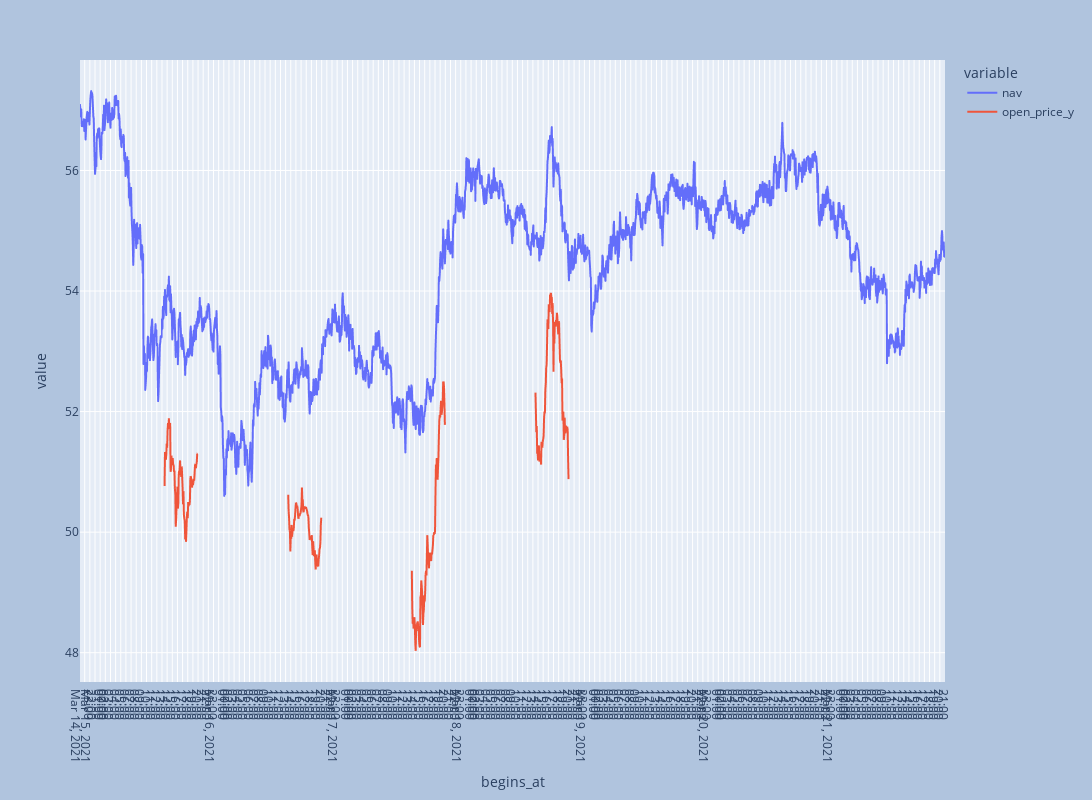

Notebook code cell kept with this figure:
### Code cell
# Try use plotly for interactive graph


fig = df_5min.loc[:,['nav','open_price_y']].plot.line()
fig.update_layout(
    autosize=False,
    width=5000,
    height=800,
    paper_bgcolor="LightSteelBlue",
)

fig.update_xaxes(nticks=200)          
fig.show()

### Figure 1 — Plotly figure (JSON) as saved in the notebook; plotly's stock layout.template omitted (floating-point values rounded to 4 significant figures; data arrays with more than 128 entries replaced by an {"elided": "..."} marker saying what was removed)
{"data": [{"hovertemplate": "variable=nav<br>begins_at=%{x}<br>value=%{y}<extra></extra>", "legendgroup": "nav", "line": {"color": "#636efa", "dash": "solid"}, "mode": "lines", "name": "nav", "showlegend": true, "type": "scattergl", "x": {"elided": "2016 str values"}, "xaxis": "x", "y": {"elided": "2016 float values"}, "yaxis": "y"}, {"hovertemplate": "variable=open_price_y<br>begins_at=%{x}<br>value=%{y}<extra></extra>", "legendgroup": "open_price_y", "line": {"color": "#EF553B", "dash": "solid"}, "mode": "lines", "name": "open_price_y", "showlegend": true, "type": "scattergl", "x": {"elided": "2016 str values"}, "xaxis": "x", "y": {"elided": "2016 float values"}, "yaxis": "y"}], "layout": {"autosize": false, "height": 800, "legend": {"title": {"text": "variable"}, "tracegroupgap": 0}, "margin": {"t": 60}, "paper_bgcolor": "LightSteelBlue", "width": 5000, "xaxis": {"anchor": "y", "domain": [0, 1], "nticks": 200, "title": {"text": "begins_at"}}, "yaxis": {"anchor": "x", "domain": [0, 1], "title": {"text": "value"}}}}
